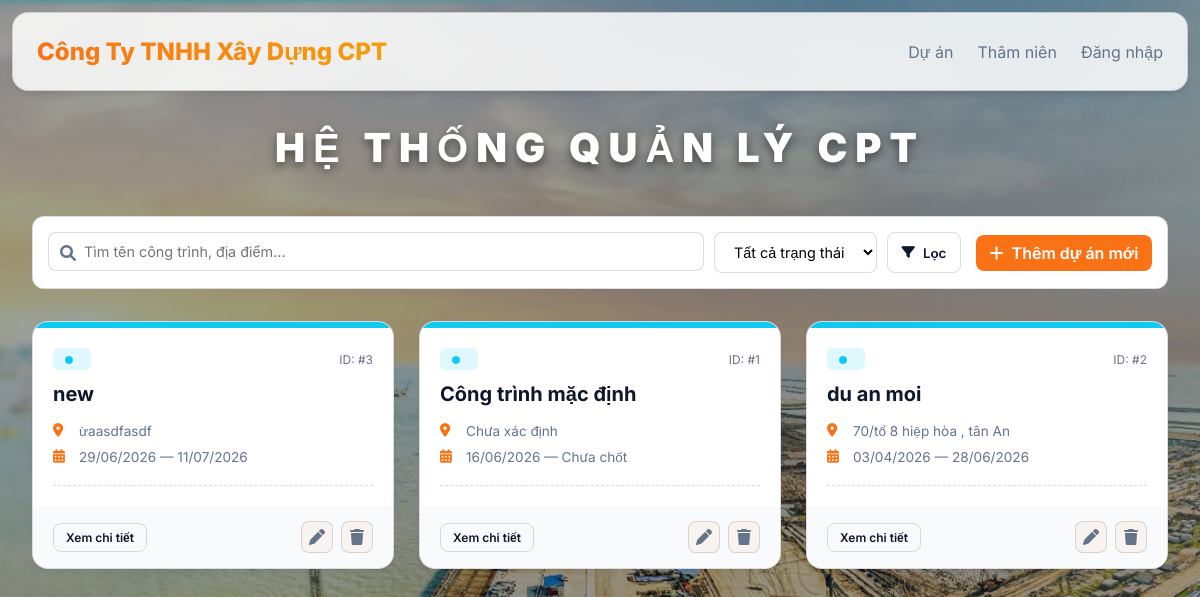
/payroll/, run on an earlier commit of the app's database.
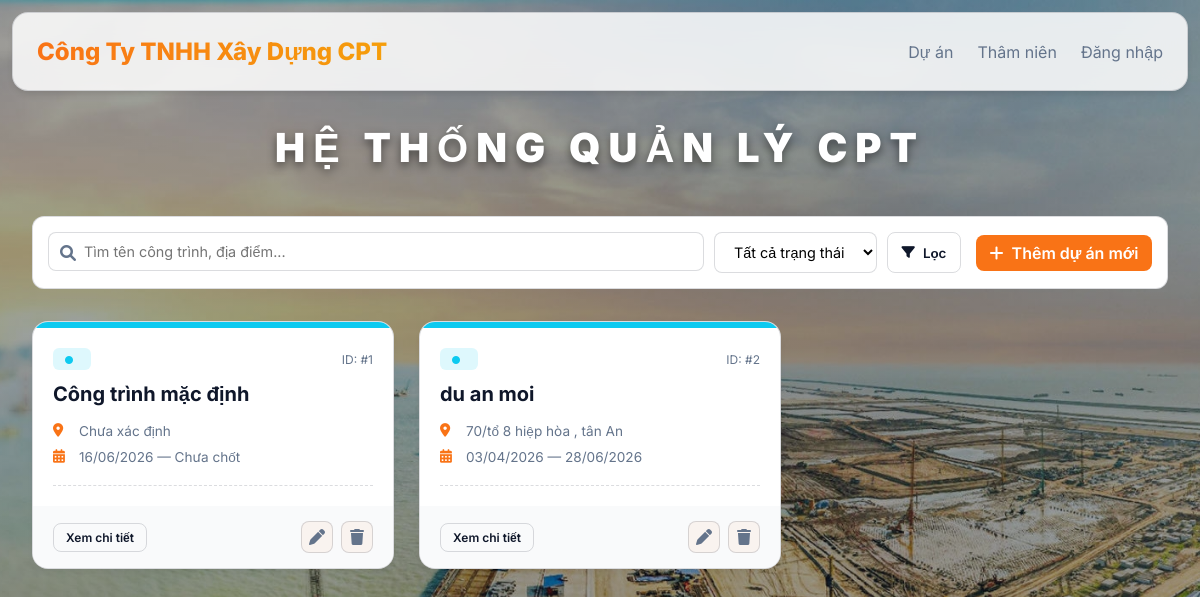
And on a later commit of the database.
### payroll/models.py (models this page shows, shortened)
class CongTrinh(models.Model):
    TRANG_THAI_CHOICES = [
        ('MOI', 'Mới tạo'),
        ('DANG_THI_CONG', 'Đang thi công'),
        ('TAM_DUNG', 'Tạm dừng'),
        ('HOAN_THANH', 'Hoàn thành'),
    ]
    ten_cong_trinh = models.CharField(max_length=255, verbose_name="Tên công trình", unique=True)
    dia_diem = models.CharField(max_length=255, blank=True, null=True, verbose_name="Địa điểm")
    ngay_bat_dau = models.DateField(default=timezone.now, verbose_name="Ngày bắt đầu")
    thoi_han_ket_thuc = models.DateField(blank=True, null=True, verbose_name="Thời hạn kết thúc")
    mo_ta = models.TextField(blank=True, null=True, verbose_name="Mô tả")
    trang_thai = models.CharField(max_length=20, choices=TRANG_THAI_CHOICES, default='MOI', verbose_name="Trạng thái")
    class Meta:
        db_table = "cong_trinh"
        verbose_name = "công trình"
        verbose_name_plural = "Danh sách công trình"
    def get_status_display_color(self):
        colors = {
            'MOI': '#0dcaf0',         # Xanh nhạt (Info)
            'DANG_THI_CONG': '#198754', # Xanh lá (Success)
            'TAM_DUNG': '#ffc107',     # Vàng (Warning)
            'HOAN_THANH': '#6c757d',    # Xám (Secondary)
        }
        return colors.get(self.trang_thai, '#000000')

### payroll/views.py (the view)
# urls.py: path('', views.du_an_list, name='du_an_list'),
@allow_viewer
def du_an_list(request):
    search_query = request.GET.get('search', '').strip()
    time_filter = request.GET.get('time_filter', 'all')
    status_filter = request.GET.get('status', '')
    du_an = CongTrinh.objects.all()
    if search_query:
        du_an = du_an.filter(
            Q(ten_cong_trinh__icontains=search_query) |
            Q(dia_diem__icontains=search_query)
        )
    if status_filter:
        du_an = du_an.filter(trang_thai=status_filter)
    now = timezone.now().date()
    if time_filter == 'ngay':
        du_an = du_an.filter(ngay_bat_dau=now)
    elif time_filter == 'tuan':
        start_week = now - timedelta(days=now.weekday())
        end_week = start_week + timedelta(days=6)
        du_an = du_an.filter(ngay_bat_dau__gte=start_week, ngay_bat_dau__lte=end_week)
    elif time_filter == 'thang':
        du_an = du_an.filter(ngay_bat_dau__year=now.year, ngay_bat_dau__month=now.month)
    elif time_filter == 'nam':
        du_an = du_an.filter(ngay_bat_dau__year=now.year)
    du_an = du_an.order_by('-ngay_bat_dau')
    context = {
        'du_an': du_an, 'search_query': search_query, 'time_filter': time_filter,
        'status_filter': status_filter, 'status_choices': CongTrinh.TRANG_THAI_CHOICES, 'can_edit': True,
    }
    return render(request, 'payroll/du_an_list.html', context)

### payroll/templates/payroll/du_an_list.html (shortened to what this page needs)
{% extends 'payroll/base.html' %}
{% block content %}
<div class="project-container">
    <div class="toolbar-row">
        <form method="GET" class="toolbar-search">
            <div class="search-box">
                <i class="fas fa-search"></i>
                <input type="text" name="search" value="{{ search_query }}" placeholder="Tìm tên công trình, địa điểm...">
            </div>
            <select name="status" onchange="this.form.submit()">
                <option value="">Tất cả trạng thái</option>
            </select>
            <button type="submit" class="btn btn-outline"><i class="fas fa-filter"></i> Lọc</button>
        </form>
        {% if can_edit %}
        <a href="{% url 'payroll:du_an_create' %}" class="btn btn-primary">
            <i class="fas fa-plus"></i> Thêm dự án mới
        </a>
        {% endif %}
    </div>
    <div class="project-grid">
        {% for item in du_an %}
            {% include "payroll/partials/project_card.html" with item=item %}
        {% empty %}
            {% include "payroll/components/empty_state.html" with empty_icon="fa-project-diagram" empty_title="Không tìm thấy dự án nào" empty_message="Vui lòng thử lại với từ khóa khác hoặc tạo dự án mới." %}
        {% endfor %}
    </div>
</div>
{% endblock %}

### payroll/templates/payroll/base.html (shortened to what this page needs)
{% load static %}
<!DOCTYPE html>
<html lang="vi">
<head>
    <link rel="stylesheet" href="{% static 'css/style.css' %}">
    <link rel="stylesheet" href="https://cdnjs.cloudflare.com/ajax/libs/font-awesome/6.0.0/css/all.min.css">
</head>
<body>
    <div class="container">
        {% include "payroll/components/navbar.html" %}
        {% block page_header %}
            {% include "payroll/components/page_header.html" %}
        {% endblock %}
        <main>
            {% block content %}{% endblock %}
        </main>
    </div>
</body>
</html>

### payroll/templates/payroll/components/navbar.html
<header>
    <div class="logo">
        <h1>Công Ty TNHH Xây Dựng CPT</h1>
    </div>
    <nav class="nav-links">
        <a href="{% url 'payroll:du_an_list' %}">Dự án</a>
        <a href="{% url 'payroll:seniority_table' %}">Thâm niên</a>
        {% if user.is_authenticated %}
            <a href="{% url 'payroll:tet_bonus_2025' %}">Thưởng Tết</a>
            {% if user.profile.role == 'manager' %}
            <a href="{% url 'payroll:manager_dashboard' %}" style="color:#f093fb;font-weight:600;">
                <i class="fas fa-cog"></i> Quản lý
            </a>
            <a href="{% url 'payroll:chi_tieu_tong_hop' %}">📊 Chi tiêu</a>
            {% endif %}
            {% include "payroll/components/user_menu.html" %}
        {% else %}
            <a href="{% url 'login:login' %}">Đăng nhập</a>
        {% endif %}
    </nav>
</header>

### payroll/templates/payroll/components/page_header.html
<h2 style="text-align:center;text-transform:uppercase;margin:1.5rem 0;font-weight:900;
           letter-spacing:0.2em;color:white;text-shadow:0 4px 10px rgba(0,0,0,0.5);font-size:2.5rem;">
    HỆ THỐNG QUẢN LÝ CPT
</h2>

### payroll/templates/payroll/partials/project_card.html (shortened to what this page needs)
<div class="project-card">
    <div class="status-bar" style="background-color:{{ item.get_status_display_color }};"></div>
    <div class="project-content">
        <div style="display:flex;justify-content:space-between;align-items:center;">
            <span class="status-badge" style="background:{{ item.get_status_display_color }}22;color:{{ item.get_status_display_color }}">
                <i class="fas fa-circle" style="font-size:0.5rem;margin-right:5px;"></i>
            </span>
            <span style="font-size:0.75rem;color:#64748b;">ID: #{{ item.id }}</span>
        </div>
        <h3 class="project-title">{{ item.ten_cong_trinh }}</h3>
        <div class="project-info">
            <div class="info-item">
                <i class="fas fa-map-marker-alt"></i>
                <span>{{ item.dia_diem|default:"Chưa xác định địa điểm" }}</span>
            </div>
            <div class="info-item">
                <i class="fas fa-calendar-alt"></i>
                <span>{{ item.ngay_bat_dau|date:"d/m/Y" }} — {{ item.thoi_han_ket_thuc|date:"d/m/Y"|default:"Chưa chốt" }}</span>
            </div>
        </div>
    </div>
    <div class="project-footer">
        <a href="{% url 'payroll:du_an_detail' item.pk %}" class="btn btn-outline" style="font-size:0.75rem;padding:6px 12px;">
            Xem chi tiết
        </a>
        <div class="action-group">
            {% if can_edit %}
            <a href="{% url 'payroll:du_an_edit' item.pk %}" class="btn-icon btn-edit" title="Chỉnh sửa"><i class="fas fa-pen"></i></a>
            <a href="{% url 'payroll:du_an_delete' item.pk %}" class="btn-icon btn-delete" title="Xóa"><i class="fas fa-trash"></i></a>
            {% endif %}
        </div>
    </div>
</div>

### payroll/static/css/style.css (style rules this page uses)
:root { --primary: #f97316; --primary-hover: #ea580c; --bg-main: #f1f5f9; --card-bg: rgba(255, 255, 255, 0.85); --text-main: #0f172a; --text-muted: #64748b; --border: rgba(15, 23, 42, 0.15); --glass: rgba(249, 115, 22, 0.05); --success: #10b981; --warning: #f59e0b; --danger: #ef4444; --page-min-width: 1180px; --page-scale: 1; --scaled-page-height: auto; }
* { margin: 0; padding: 0; box-sizing: border-box; font-family: 'Inter', sans-serif; -ms-overflow-style: none; scrollbar-width: none; }
html { overflow-x: hidden; }
body { background: linear-gradient(rgba(15, 23, 42, 0.4), rgba(15, 23, 42, 0.4)), url('../img/background.jpg') no-repeat center center fixed; background-size: cover; color: var(--text-main); min-height: 100vh; overflow-x: hidden; }
.container { width: 100%; max-width: 100%; margin: 0 auto; padding: 0.75rem; }
header { display: flex; justify-content: space-between; align-items: center; margin-bottom: 2rem; padding: 1.5rem; background: var(--card-bg); backdrop-filter: blur(12px); border-radius: 1rem; border: 1px solid var(--border); box-shadow: 0 4px 6px -1px rgba(0, 0, 0, 0.1); }
h1 { font-size: 1.5rem; font-weight: 800; background: linear-gradient(to right, #f97316, #f59e0b); -webkit-background-clip: text; -webkit-text-fill-color: transparent; }
.nav-links { display: flex; justify-content: space-between; align-items: center; }
.nav-links a { color: var(--text-muted); text-decoration: none; margin-left: 1.5rem; transition: color 0.3s; }
.btn { padding: 0.5rem 0.85rem; border-radius: 0.5rem; border: none; cursor: pointer; font-weight: 600; transition: all 0.2s; text-decoration: none; display: inline-flex; align-items: center; gap: 0.5rem; flex-shrink: 0; }
.btn-primary { background: var(--primary); color: white; }
.btn-outline { background: transparent; border: 1px solid var(--border); color: var(--text-main); }
.btn-icon { width: 32px; height: 32px; display: flex; align-items: center; justify-content: center; border-radius: 0.5rem; border: 1px solid var(--border); background: var(--glass); color: var(--text-muted); cursor: pointer; transition: all 0.2s; text-decoration: none; }

### payroll/templates/payroll/du_an_list.html (style rules this page uses)
.project-container { padding: 20px; }
.toolbar-row { display: flex; justify-content: space-between; align-items: center; gap: 15px; margin-bottom: 2rem; flex-wrap: wrap; background: #fff; padding: 15px; border-radius: 12px; border: 1px solid var(--border); }
.toolbar-search { display: flex; gap: 10px; flex: 1; min-width: 300px; }
.search-box { position: relative; flex: 1; }
.search-box i { position: absolute; left: 12px; top: 50%; transform: translateY(-50%); color: var(--text-muted); }
.search-box input { width: 100%; padding: 10px 10px 10px 35px; border-radius: 8px; border: 1px solid var(--border); outline: none; font-size: 0.9rem; }
.toolbar-search select { padding: 10px 15px; border-radius: 8px; border: 1px solid var(--border); background: #fff; cursor: pointer; font-size: 0.9rem; }
.project-grid { display: grid; grid-template-columns: repeat(auto-fill, minmax(320px, 1fr)); gap: 25px; }
.project-card { background: #fff; border: 1px solid var(--border); border-radius: 16px; transition: transform 0.2s, box-shadow 0.2s; display: flex; flex-direction: column; overflow: hidden; box-shadow: 0 4px 6px -1px rgba(0,0,0,0.05); height: 100%; }
.status-bar { height: 6px; width: 100%; }
.project-content { padding: 20px; flex-grow: 1; }
.status-badge { padding: 4px 12px; border-radius: 6px; font-size: 0.7rem; font-weight: 700; text-transform: uppercase; letter-spacing: 0.05em; }
.project-title { margin: 10px 0 15px 0; font-size: 1.25rem; font-weight: 700; color: var(--text-main); line-height: 1.4; }
.project-info { display: flex; flex-direction: column; gap: 10px; padding-bottom: 20px; border-bottom: 1px dashed var(--border); }
.info-item { display: flex; align-items: center; gap: 10px; font-size: 0.85rem; color: var(--text-muted); }
.info-item i { width: 16px; color: var(--primary); }
.project-footer { padding: 15px 20px; background: #f9fafb; display: flex; justify-content: space-between; align-items: center; }
.action-group { display: flex; gap: 8px; }

What changed in the data, as far as the page shows it:
removed CongTrinh: id "3", ten_cong_trinh "new", dia_diem "ừaasdfasdf", ngay_bat_dau "29/06/2026", thoi_han_ket_thuc "11/07/2026"
